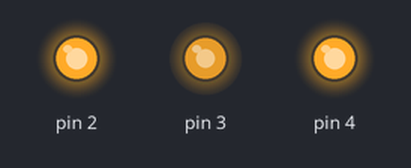
Recording of a sketch running on a simulated Arduino Uno, built with avr-gcc and run on an emulated ATmega328P. Shown: output pins drawn as LEDs (lit = HIGH).

Above: at 0.1 s.
Timing chart, 0 to 1.6 s (numbered marks = the images above):
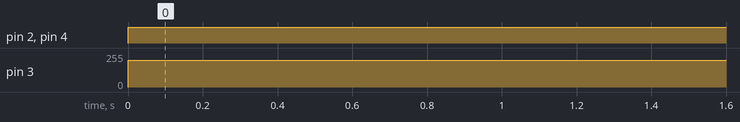

Measured:
- by itself, pin 2, pin 4: LOW → HIGH at 0.00 s
- by itself, pin 3: 0/255 → 200/255 at 0.00 s

The sketch:

rgb.ino
```cpp
void setup() {
  // put your setup code here, to run once:
pinMode(2,OUTPUT);
pinMode(3,OUTPUT);
pinMode(4,OUTPUT);
}
void loop() {
  // put your main code here, to run repeatedly:
analogWrite(2,150);
analogWrite(3,200);
analogWrite(4,255);

}
```
